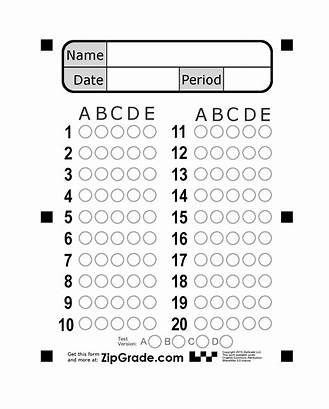
#> input picture images/omr1.jpg, 329 x 409 px
$ python -i canny_edge_detection.py   (imports and definitions only)
#> lines starting #> are read from the running program, lines starting #| are printed output that depends on the picture
### gaussian_filter.py
import math
import numpy as np

def gaussian(sigmax=1,sigmay=1):
    row = math.floor(5*sigmax)
    column=math.floor(5*sigmay)
    if(row%2==0):
        row+=1
    if (column % 2 == 0):
        column += 1
    #print(row)
    #print(column)
    centerx=row//2
    centery=column//2
    # print(centerx)
    # print(centery)
    constant=1/(2*math.pi*sigmax*sigmay)
    kernel = np.zeros((row, column))

    for x in range(row):
        for y in range(column):
            calc1=((x-centerx)**2)/(sigmax**2)+((y-centery)**2)/(sigmay**2)
            kernel[x][y] = constant * math.exp(-0.5 * calc1)

    minimum=np.min(kernel)
    normalized_kernel = kernel / minimum
    normalized_kernel = np.round(normalized_kernel).astype(np.uint8)

    # print(kernel)
    # print("Gaussian kernel")
    # print(normalized_kernel)
    return kernel


# gaussian(1,1)

### derivative.py
import gaussian_filter
import numpy as np

def derivative():
    kernel = gaussian_filter.gaussian(sigmax=0.7, sigmay=0.7)
    size = len(kernel)

    x_derivative = np.zeros((size, size))
    y_derivative = np.zeros((size, size))

    min1 = 1e2
    min2 = 1e2

    cx = size // 2
    for x in range(size):
        for y in range(size):
            cal1 = -(x - cx) / (0.7 ** 2)
            cal2 = -(y - cx) / (0.7 ** 2)
            x_derivative[x, y] = cal1 * kernel[x, y]
            y_derivative[x, y] = cal2 * kernel[x, y]

            if x_derivative[x, y] != 0:
                min1 = min(abs(x_derivative[x, y]), min1)

            if y_derivative[x, y] != 0:
                min2 = min(abs(y_derivative[x, y]), min2)

    normalized_x_derivative = (x_derivative / min1).astype(int)
    normalized_y_derivative = (y_derivative / min2).astype(int)

    # [7 lines of commented-out code are left out]
    return (x_derivative, y_derivative)

### convolution.py
import numpy as np
import cv2
import gaussian_filter

# [5 lines left out: function normalization, not called in this run]


def convolution(img,kernel):

    kernel_height = int(len(kernel))
    kernel_width = int(len(kernel[0]))
    centerx = kernel_width // 2
    centery = kernel_height // 2
    kernel_center = (centerx,centery)
    # print(f"kernel height {kernel_height}")
    pad_top = int(centerx)
    pad_bottom = int(len(kernel) - centerx - 1)
    pad_left = int(centery)
    pad_right = int(len(kernel[0]) - centery - 1)
    # print(pad_top)

    bordered_image = cv2.copyMakeBorder(src=img, top=pad_top, bottom=pad_bottom, left=pad_left,
                                        right=pad_right, borderType=cv2.BORDER_CONSTANT)
    # print(bordered_image)
    output = np.zeros_like(bordered_image, dtype='float32')
    padded_height, padded_width = bordered_image.shape  # output image height and width
    # print(f"padded height {padded_height}")
    for x in range(centerx, padded_height - (kernel_height - (centerx + 1))):
        for y in range(centery, padded_width - (kernel_width - (centery + 1))):
            # starting position of the image for the convolution operation(with the border)
            image_start_x = x - centerx
            image_start_y = y - centery
            result = 0
            n = kernel_width // 2
            for i in range(-n, n + 1):
                for j in range(-n, n + 1):
                    relative_kernelx = i + n
                    relative_kernely = j + n

                    relative_imagex = n - i
                    relative_imagey = n - j

                    actual_imagex = relative_imagex + image_start_x
                    actual_imagey = relative_imagey + image_start_y

                    kernel_value = kernel[relative_kernelx][relative_kernely]
                    image_value = bordered_image[actual_imagex][actual_imagey]
                    result += (kernel_value * image_value)
                output[x][y] = result
    out = output[kernel_center[0]:-kernel_height + kernel_center[0] + 1,
                    kernel_center[1]:-kernel_width + kernel_center[1] + 1]

    return out

# [10 lines of commented-out code are left out]

### canny_edge_detection.py
import math
import cv2
import convolution
import gaussian_filter
import derivative
from sobel_filter import *


# [132 lines left out: functions normalize, find_avg, find_threshold, merge, non_maximum_suppression, double_thresholding and 1 more, not called in this run]


def canny(img):
    # img = cv2.imread("lena.jpg", cv2.IMREAD_GRAYSCALE)
    # cv2.imshow("Input grayscaled image", img)
    # cv2.waitKey(0)

    image = cv2.GaussianBlur(img, (3, 3), 0)
    # cv2.imshow("Gaussian Convoluted image", image)
    # cv2.waitKey(0)

    horizontal_filter, vertical_filter = derivative.derivative()

    # convolution using sobel filter
    horizontal_convolution = convolution.convolution(image, vertical_filter)
    vertical_convolution = convolution.convolution(image, horizontal_filter)

    gauss_filter = gaussian_filter.gaussian(1,1)

    # again convolution using gaussian filter
    horizontal_convolution = convolution.convolution(horizontal_convolution, gauss_filter)
    vertical_convolution = convolution.convolution(vertical_convolution, gauss_filter)

    merged_output = merge(horizontal_convolution, vertical_convolution)

    # normalized results
    normalized_horizontal_convolution = normalize(horizontal_convolution)

    normalized_vertical_convolution = normalize(vertical_convolution)

    normalized_merged_output = normalize(merged_output)

    # [4 lines of commented-out code are left out]

    gradient_angle = np.arctan2(vertical_convolution.copy(), horizontal_convolution.copy())
    normalized_gradient_angle = normalize(gradient_angle)
    # cv2.imshow("Gradient angle", normalized_gradient_angle)
    # cv2.waitKey(0)

    # merged_convolution = convolution.convolution(merged_output,gaussian_filter)

    suppresssed_image = non_maximum_suppression(merged_output, gradient_angle)
    normalized_suppressed_image = normalize(suppresssed_image)
    # cv2.imshow("Non maximum suppression", normalized_suppressed_image)
    # cv2.waitKey(0)

    threshold = find_threshold(image=suppresssed_image)

    double_threshold_result, weak, strong = double_thresholding(suppresssed_image, threshold)
    normalized_double_threshold_result = normalize(double_threshold_result)
    # cv2.imshow("Double thresholding", normalized_double_threshold_result)
    # cv2.waitKey(0)

    hysteresis_output = hysteresis(double_threshold_result, weak, strong)
    normalized_hysteresis_output = normalize(hysteresis_output)
    # cv2.imshow("Final hysteresis output", normalized_hysteresis_output)

    # cv2.waitKey(0)
    # cv2.destroyAllWindows()
    return normalized_hysteresis_output

>>> import cv2
>>> picture = cv2.imread('images/omr1.jpg')
#> picture is the input picture: shape (409, 329, 3); min 0, max 255, mean 238.1
>>> result = canny(picture)
#> in canny, `image = cv2.GaussianBlur(img, (3, 3), 0)`:
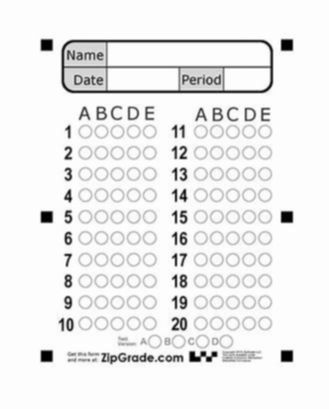
#> image: shape (409, 329, 3); min 0, max 255, mean 238.1
#> in convolution, `bordered_image = cv2.copyMakeBorder(src=img, top=pad_top, bottom=pad_b..`:
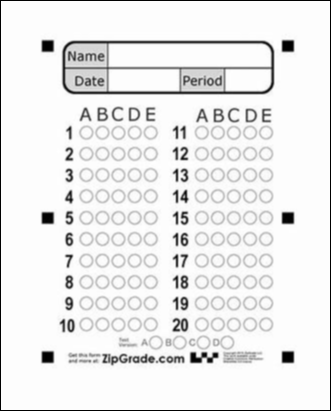
#> bordered_image: shape (411, 331, 3); min 0, max 255, mean 235.5
#> (the run stopped early here; a loop or call above may not have finished)

$ run again, on images/omr3.jpg
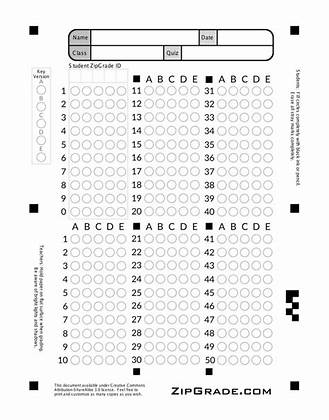
#> input picture images/omr3.jpg, 329 x 420 px
#> picture is the input picture: shape (420, 329, 3); min 0, max 255, mean 239.3
#> in canny, `image = cv2.GaussianBlur(img, (3, 3), 0)`:
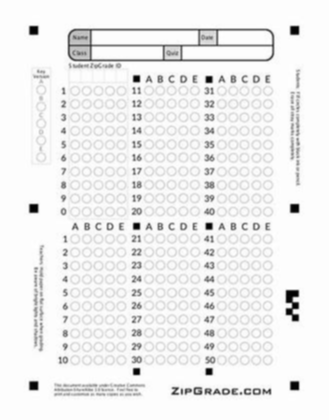
#> image: shape (420, 329, 3); min 1, max 255, mean 239.3
#> in convolution, `bordered_image = cv2.copyMakeBorder(src=img, top=pad_top, bottom=pad_b..`:
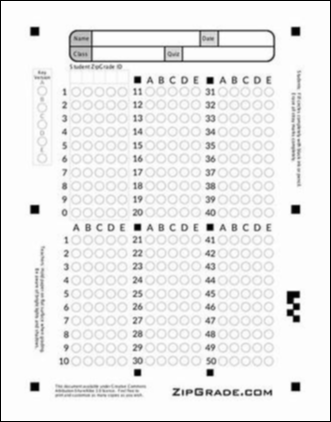
#> bordered_image: shape (422, 331, 3); min 0, max 255, mean 236.7

$ run again, on images/omr4.jpg
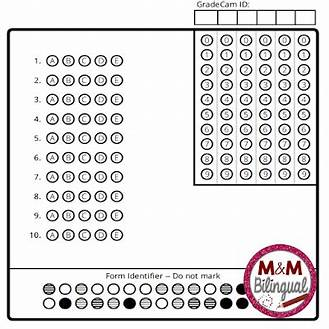
#> input picture images/omr4.jpg, 329 x 329 px
#> picture is the input picture: shape (329, 329, 3); mean B, G, R 220.2, 219.6, 221.4
#> in canny, `image = cv2.GaussianBlur(img, (3, 3), 0)`:
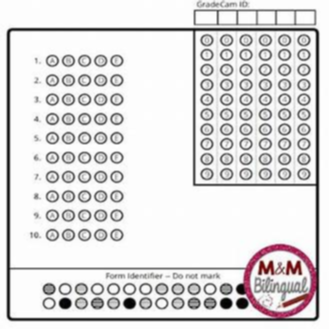
#> image: shape (329, 329, 3); mean B, G, R 220.2, 219.7, 221.4
#> in convolution, `bordered_image = cv2.copyMakeBorder(src=img, top=pad_top, bottom=pad_b..`:
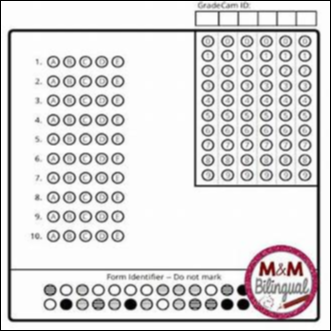
#> bordered_image: shape (331, 331, 3); mean B, G, R 217.5, 217, 218.7
